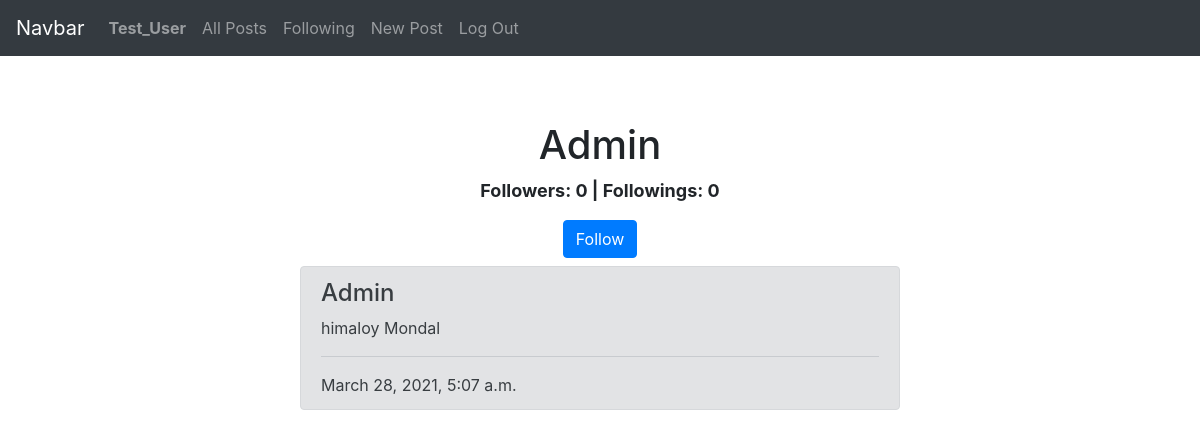
Before: /profile/Admin (signed in) with the older database file.
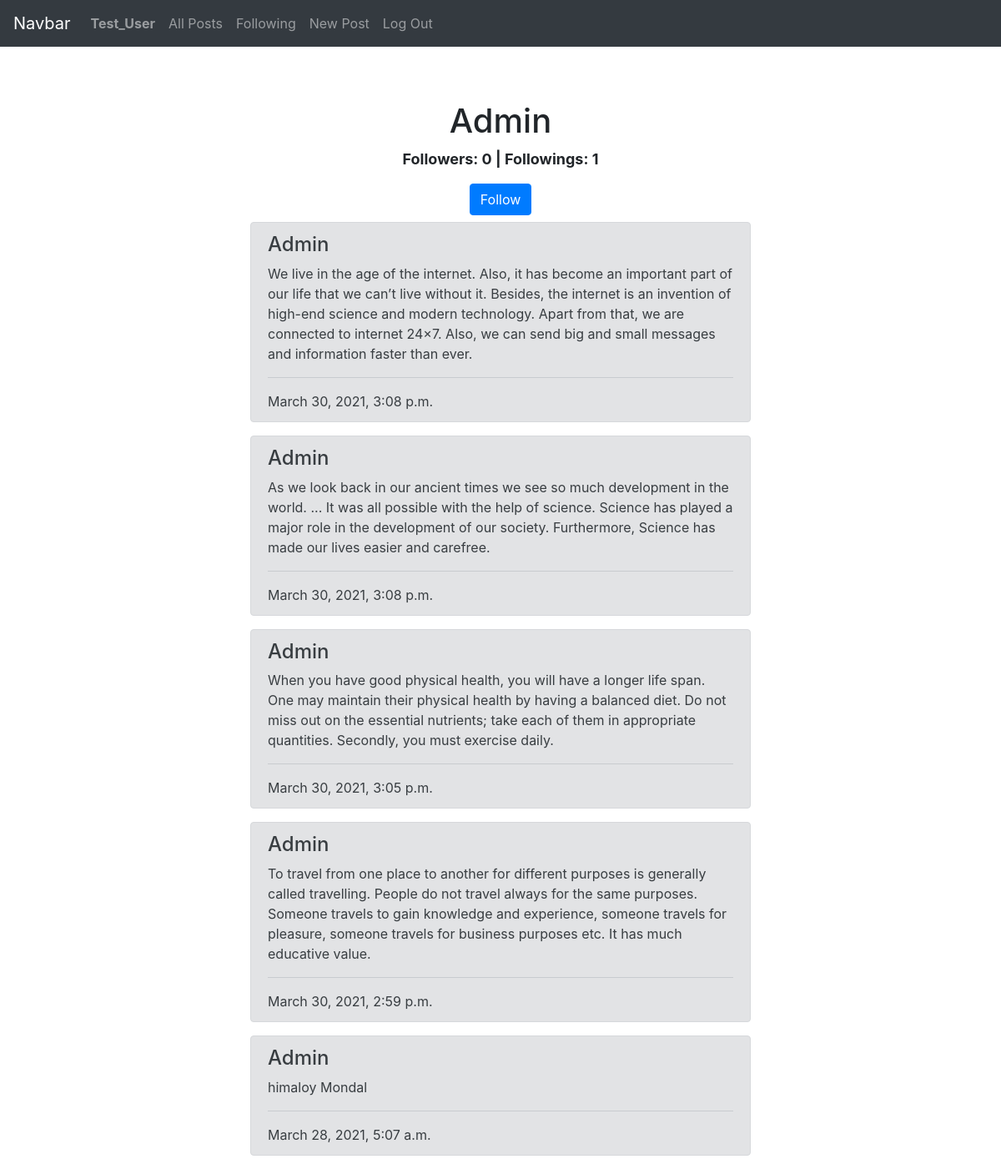
After: the same page with the newer database file.
### network/models.py (models this page shows, shortened)
class User(AbstractUser):
    liked_post = models.ManyToManyField('Post', blank=True, related_name="liked_posts")

class Post(models.Model):
    body = models.TextField()
    datetime = models.DateTimeField(auto_now_add=True)
    user = models.ForeignKey(User, on_delete=models.CASCADE)
    like_num = models.IntegerField(default=0)
    like_users = models.ManyToManyField(User, related_name="like_users", blank=True)

### network/views.py (the view)
# urls.py: path("profile/<str:username>", views.profile, name="profile"),
def profile(request, username):
    buttton = True
    check = False
    posts = Post.objects.filter(user__username=username).order_by('-datetime')
    follower_obj = Follower.objects.filter(user__username=username)
    following_obj = Following.objects.filter(user__username=username)
    for follower_count in follower_obj :
        follower_count = follower_count.user_following.all().count()
    for following_count in following_obj:
        following_count = following_count.user_following.all().count()
    if request.user.username == username:
        buttton = False
    else:
        check = Following.objects.filter(user = request.user, user_following__username=username).exists()
    return render(request, "network/profile.html", {
        "posts": posts,
        "username": username,
        "follower_count": follower_count,
        "following_count": following_count,
        "button":buttton,
        "check":check
        })

### network/templates/network/profile.html (shortened to what this page needs)
{% extends "network/layout.html" %}
{% block body %}
    <center><h1>{{username}}</h1></center>
    <center><p id="fan"><b>Followers: {{follower_count}} | Followings: {{following_count}}</b></p></center>
    {% if button %}
        {% if check %}
            <center>
                <a href="{% url 'unfollow' username %}">
                    <button class="btn btn-danger mb-2">Unfollow</button>
                </a>
            </center>
        {% else %}
            <center>
                <a href="{% url 'follow' username %}">
                    <button class="btn btn-primary mb-2">Follow</button>
                </a>
            </center>
        {% endif %}
    {% endif %}
    {% for post in posts %}
    <div class="alert alert-secondary" role="alert" id="alert">
        <h4 class="alert-heading">{{post.user.username}}</h4>
        <p>{{post.body}}</p>
        <hr>
        <p class="mb-0">{{post.datetime}}</p>
    </div>
    {% endfor %}
{% endblock %}

### network/templates/network/layout.html (shortened to what this page needs)
{% load static %}
<!DOCTYPE html>
<html lang="en">
<head>
    <link rel="stylesheet" href="https://stackpath.bootstrapcdn.com/bootstrap/4.4.1/css/bootstrap.min.css">
    <link href="{% static 'network/styles.css' %}" rel="stylesheet">
</head>
<body>
    <nav class="navbar navbar-expand-lg navbar-dark bg-dark" style="margin-bottom: 65px;">
        <a class="navbar-brand" href="#">Navbar</a>
        <div>
          <ul class="navbar-nav mr-auto">
            {% if user.is_authenticated %}
                <li class="nav-item">
                    <a class="nav-link" href="#"><strong>{{ user.username }}</strong></a>
                </li>
            {% endif %}
            <li class="nav-item">
              <a class="nav-link" href="{% url 'index' %}">All Posts</a>
            </li>
            {% if user.is_authenticated %}
                <li class="nav-item">
                    <a class="nav-link" href="{% url 'following' %}">Following</a>
                </li>
                <li class="nav-item">
                    <a class="nav-link" href="{% url 'NewPost'%}">New Post</a>
                </li>
                <li class="nav-item">
                    <a class="nav-link" href="{% url 'logout' %}">Log Out</a>
                </li>
            {% endif %}
          </ul>
        </div>
      </nav>
      <div class="body">
        {% block body %}
        {% endblock %}
      </div>
</body>
</html>

### network/templates/network/profile.html (style rules this page uses)
#alert { margin-left: 300px; margin-right: 300px; }
#fan { text-align: center; font-size: large; }

Changed rows visible on the page:
added Post: user.username "Admin", body "We live in the age of the internet. Also, it has become an important part of our life that we can’t live without it. Besides, the internet is an invention of high-end science and modern technology. Apart from that, we are connected to internet 24×7. Also, we can send big and small messages and information faster than ever.", datetime "March 30, 2021, 3:08 p.m."
added Post: user.username "Admin", body "As we look back in our ancient times we see so much development in the world. ... It was all possible with the help of science. Science has played a major role in the development of our society. Furthermore, Science has made our lives easier and carefree.", datetime "March 30, 2021, 3:08 p.m."
added Post: user.username "Admin", body "When you have good physical health, you will have a longer life span. One may maintain their physical health by having a balanced diet. Do not miss out on the essential nutrients; take each of them in appropriate quantities. Secondly, you must exercise daily.", datetime "March 30, 2021, 3:05 p.m."
added Post: user.username "Admin", body "To travel from one place to another for different purposes is generally called travelling. People do not travel always for the same purposes. Someone travels to gain knowledge and experience, someone travels for pleasure, someone travels for business purposes etc. It has much educative value.", datetime "March 30, 2021, 2:59 p.m."
Other visible differences:
{{ following_count }}: "0" → "1"
